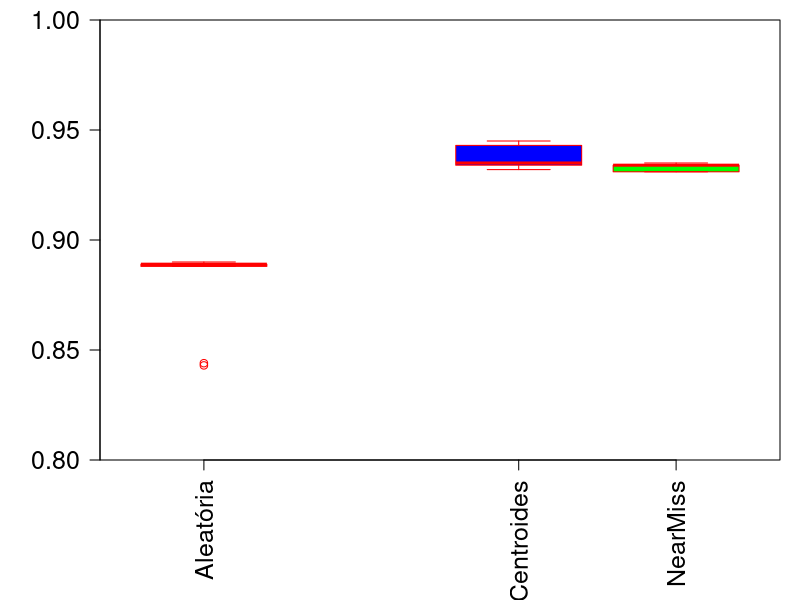
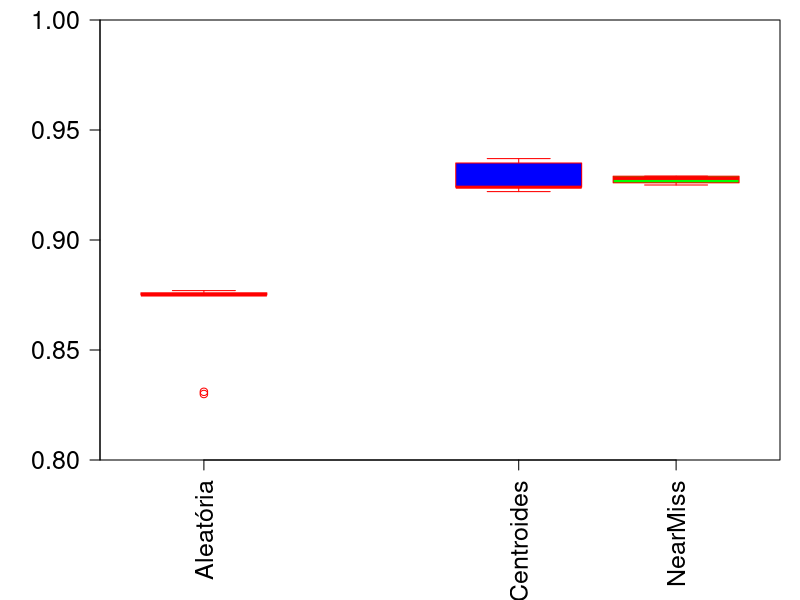
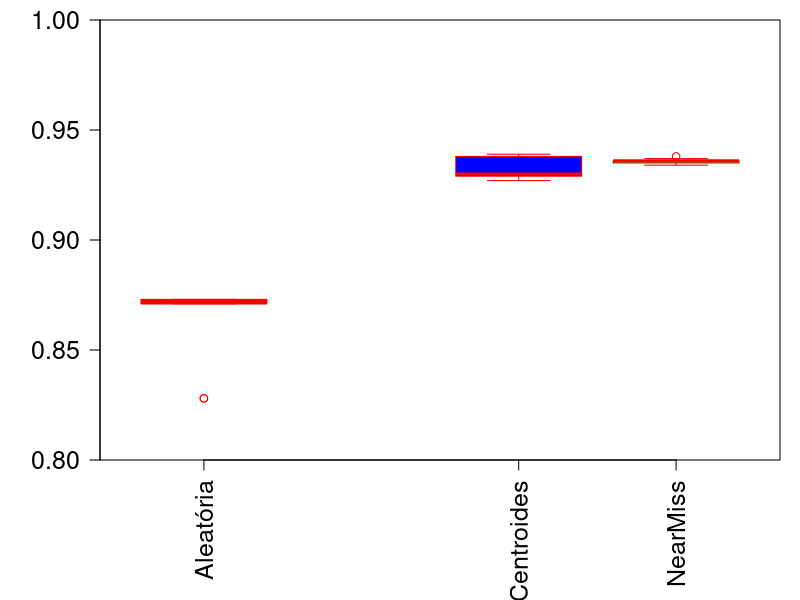
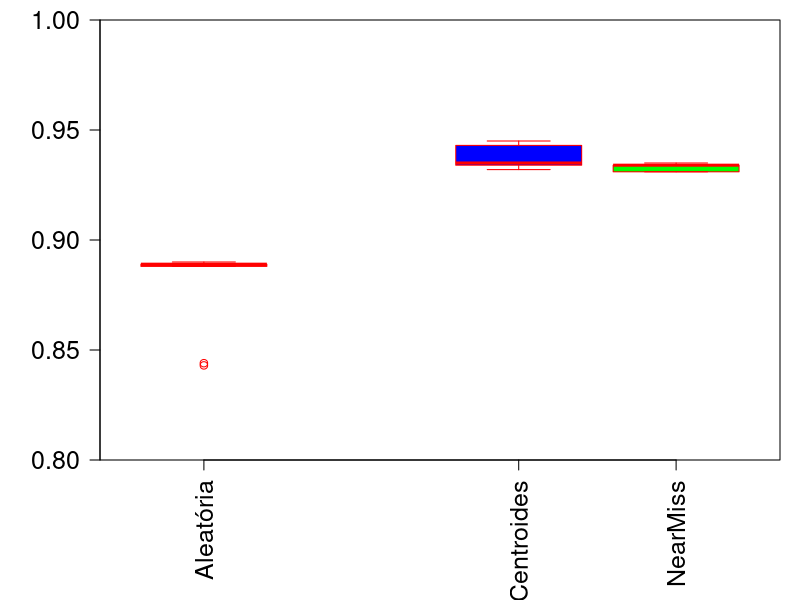

These charts were generated, in order, by the following R code:
#Results CIC2017 SVM Random
accRandomSVM <- c(0.888704542120002,0.889487470051393,0.887912401658702,0.890217432663427,0.887877862287341,0.888519173345123,0.843818617630711,0.843042599355251,0.890139140502618,0.889215745106379)
accRandomSVM = round(accRandomSVM, 3)

f1RandomSVM <- c(0.875271364708018,0.876101797549643,0.874577846566289,0.876848784733049,0.874550974070865,0.875199852406643,0.830598474616368,0.829959055965587,0.876750268784910,0.875861147337085)
f1RandomSVM = round(f1RandomSVM, 3)

precisionRandomSVM <- c(0.871609707597305,0.872538318039665,0.871267462988490,0.873211072025304,0.870845470052873,0.871465820622073,0.828105940031282,0.827671790192630,0.872996775654953,0.872200549973611)
precisionRandomSVM = round(precisionRandomSVM, 3)

recallRandomSVM  <- c(0.888704542120002,0.889487470051393,0.887912401658702,0.890217432663427,0.887877862287341,0.888519173345123,0.843818617630711,0.843042599355251,0.890139140502618,0.889215745106379)
recallRandomSVM = round(recallRandomSVM, 3)


#Results CIC2017 SVM Cluster Centroids
accClusterCentroidsSVM <- c(0.934591383240840,0.942799903284860,0.943491376332696,0.934233705226071,0.933819973749050,0.934751822044143,0.943272618417113,0.934521547902778,0.945183871784834,0.932230320196193)
accClusterCentroidsSVM = round(accClusterCentroidsSVM, 3)

f1ClusterCentroidsSVM <- c(0.924258974167373,0.934362698128778,0.935300309398156,0.923669458650716,0.923486917688711,0.924336266032132,0.934695468306700,0.924285416937533,0.936954639459301,0.921667067515571)
f1ClusterCentroidsSVM = round(f1ClusterCentroidsSVM, 3)

precisioSVMlusterCentroidsSVM <-c(0.928976508930575,0.937664819807368,0.938284668328835,0.928871964674343,0.928635851968210,0.929552093711860,0.937526930210774,0.929744091410251,0.939406459963136,0.927114703535917)
precisioSVMlusterCentroidsSVM = round(precisioSVMlusterCentroidsSVM, 3)

recallClusterCentroidsSVM  <- c(0.934591383240840,0.942799903284860,0.943491376332696,0.934233705226071,0.933819973749050,0.934751822044143,0.943272618417113,0.934521547902778,0.945183871784834,0.932230320196193)
recallClusterCentroidsSVM = round(recallClusterCentroidsSVM, 3)

#Results CIC2017 SVM Cluster Centroids
accNearMissSVM <- c(0.93376240588,0.93393434884,0.93490224975,0.93065294233,0.93131001451,0.93451003420,0.93363575656,0.93135527846,0.93401570452,0.93186188157)
accNearMissSVM = round(accNearMissSVM, 3)

f1NearMissSVM <-c(0.92796220154,0.92798339956,0.92916825031,0.92541352799,0.92616350886,0.92869094431,0.92756267973,0.92632597535,0.92891819022,0.92575666723)
f1NearMissSVM = round(f1NearMissSVM, 3)

precisionNearMissSVM <- c(0.93640220202,0.93578098812,0.93722415702,0.93461120448,0.93580163700,0.93596633061,0.93509987890,0.93584168572,0.93804726644,0.93362484543)
precisionNearMissSVM = round(precisionNearMissSVM, 3)

recallNearMissSVM  <-c(0.93376240588,0.93393434884,0.93490224975,0.93065294233,0.93131001451,0.93451003420,0.93363575656,0.93135527846,0.93401570452,0.93186188157)
recallNearMissSVM = round(recallNearMissSVM, 3)


# Computando os testes
wilcox.test(accRandomSVM, accClusterCentroidsSVM, paired = TRUE,alternative = "l")
wilcoxonTestSVMAccRC = wilcox.test(accRandomSVM, accClusterCentroidsSVM, paired = TRUE,alternative = "l")
print(wilcoxonTestSVMAccRC$p.value)

wilcox.test(precisionRandomSVM, precisioSVMlusterCentroidsSVM, paired = TRUE,alternative = "l")
wilcoxonTestSVMPrecisionRC = wilcox.test(precisionRandomSVM, precisioSVMlusterCentroidsSVM, paired = TRUE,alternative = "l")
print(wilcoxonTestSVMPrecisionRC$p.value)

wilcox.test(f1RandomSVM, f1ClusterCentroidsSVM, paired = TRUE,alternative = "l")
wilcoxonTestSVMF1RC = wilcox.test(f1RandomSVM, f1ClusterCentroidsSVM, paired = TRUE,alternative = "l")
print(wilcoxonTestSVMF1RC$p.value)

wilcox.test(recallRandomSVM, recallClusterCentroidsSVM, paired = TRUE,alternative = "l")
wilcoxonTestSVMRecallRC = wilcox.test(recallRandomSVM, recallClusterCentroidsSVM, paired = TRUE,alternative = "l")
print(wilcoxonTestSVMRecallRC$p.value)

wilcox.test(accNearMissSVM, accClusterCentroidsSVM, paired = TRUE,alternative = "l")
wilcoxonTestSVMAccSVM = wilcox.test(accNearMissSVM, accClusterCentroidsSVM, paired = TRUE,alternative = "l")
print(wilcoxonTestSVMAccSVM$p.value)

wilcox.test(precisionNearMissSVM, precisioSVMlusterCentroidsSVM, paired = TRUE,alternative = "l")
wilcoxonTestSVMPrecisionSVM = wilcox.test(precisionNearMissSVM, precisioSVMlusterCentroidsSVM, paired = TRUE,alternative = "l")
print(wilcoxonTestSVMPrecisionSVM$p.value)

wilcox.test(f1NearMissSVM, f1ClusterCentroidsSVM, paired = TRUE,alternative = "l")
wilcoxonTestSVMF1SVM = wilcox.test(f1NearMissSVM, f1ClusterCentroidsSVM, paired = TRUE,alternative = "l")
print(wilcoxonTestSVMF1SVM$p.value)

wilcox.test(recallNearMissSVM, recallClusterCentroidsSVM, paired = TRUE,alternative = "l")
wilcoxonTestSVMRecallSVM = wilcox.test(recallNearMissSVM, recallClusterCentroidsSVM, paired = TRUE,alternative = "l")
print(wilcoxonTestSVMRecallSVM$p.value)

################################
pdf(file="accSVMCIC2017.pdf")
par(cex.lab=1.5) # is for y-axis

par(cex.axis=1.5) # is for x-axis
par(mgp=c(2,1,0))
par(mar=c(7,5,1,1)) 
boxplot(accRandomSVM, accClusterCentroidsSVM, accNearMissSVM,
        main = "",
        at = c(2,4,5),
        names = c( "Aleatória", "Centroides", "NearMiss"),
        las = 2,
        col = c("red","blue","green"),
        border = "red",
        horizontal = FALSE,
        notch = FALSE,
        ylim = c(0.8,1 ), yaxs = "i"  , cex.main=1.5,
        cex.lab=1.0,
        font.main=20,las=0)
dev.off()

pdf(file="f1SVMCIC2017.pdf")
par(cex.lab=1.5) # is for y-axis

par(cex.axis=1.5) # is for x-axis
par(mgp=c(2,1,0))
par(mar=c(7,5,1,1)) 
boxplot(f1RandomSVM, f1ClusterCentroidsSVM, f1NearMissSVM,
        main = "",
        at = c(2,4,5),
        names = c( "Aleatória", "Centroides", "NearMiss"),
        las = 2,
        col = c("red","blue","green"),
        border = "red",
        horizontal = FALSE,
        notch = FALSE,
        ylim = c(0.8,1 ), yaxs = "i"  , cex.main=1.5,
        cex.lab=1.0,
        font.main=20,las=0)
dev.off()

pdf(file="precisionSVMCIC2017.pdf")
par(cex.lab=1.5) # is for y-axis

par(cex.axis=1.5) # is for x-axis
par(mgp=c(2,1,0))
par(mar=c(7,5,1,1)) 
boxplot( precisionRandomSVM, precisioSVMlusterCentroidsSVM, precisionNearMissSVM,
        main = "",
        at = c(2,4,5),
        names = c( "Aleatória", "Centroides", "NearMiss"),
        las = 2,
        col = c("red","blue","green"),
        border = "red",
        horizontal = FALSE,
        notch = FALSE,
        ylim = c(0.8,1 ), yaxs = "i"  , cex.main=1.5,
        cex.lab=1.0,
        font.main=20,las=0)
dev.off()

pdf(file="recallSVMCIC2017.pdf")
par(cex.lab=1.5) # is for y-axis

par(cex.axis=1.5) # is for x-axis
par(mgp=c(2,1,0))
par(mar=c(7,5,1,1)) 
boxplot( recallRandomSVM, recallClusterCentroidsSVM, recallNearMissSVM,
        main = "",
        at = c(2,4,5),
        names = c( "Aleatória", "Centroides", "NearMiss"),
        las = 2,
        col = c("red","blue","green"),
        border = "red",
        horizontal = FALSE,
        notch = FALSE,
        ylim = c(0.8,1 ), yaxs = "i"  , cex.main=1.5,
        cex.lab=1.0,
        font.main=20,las=0)
dev.off()
